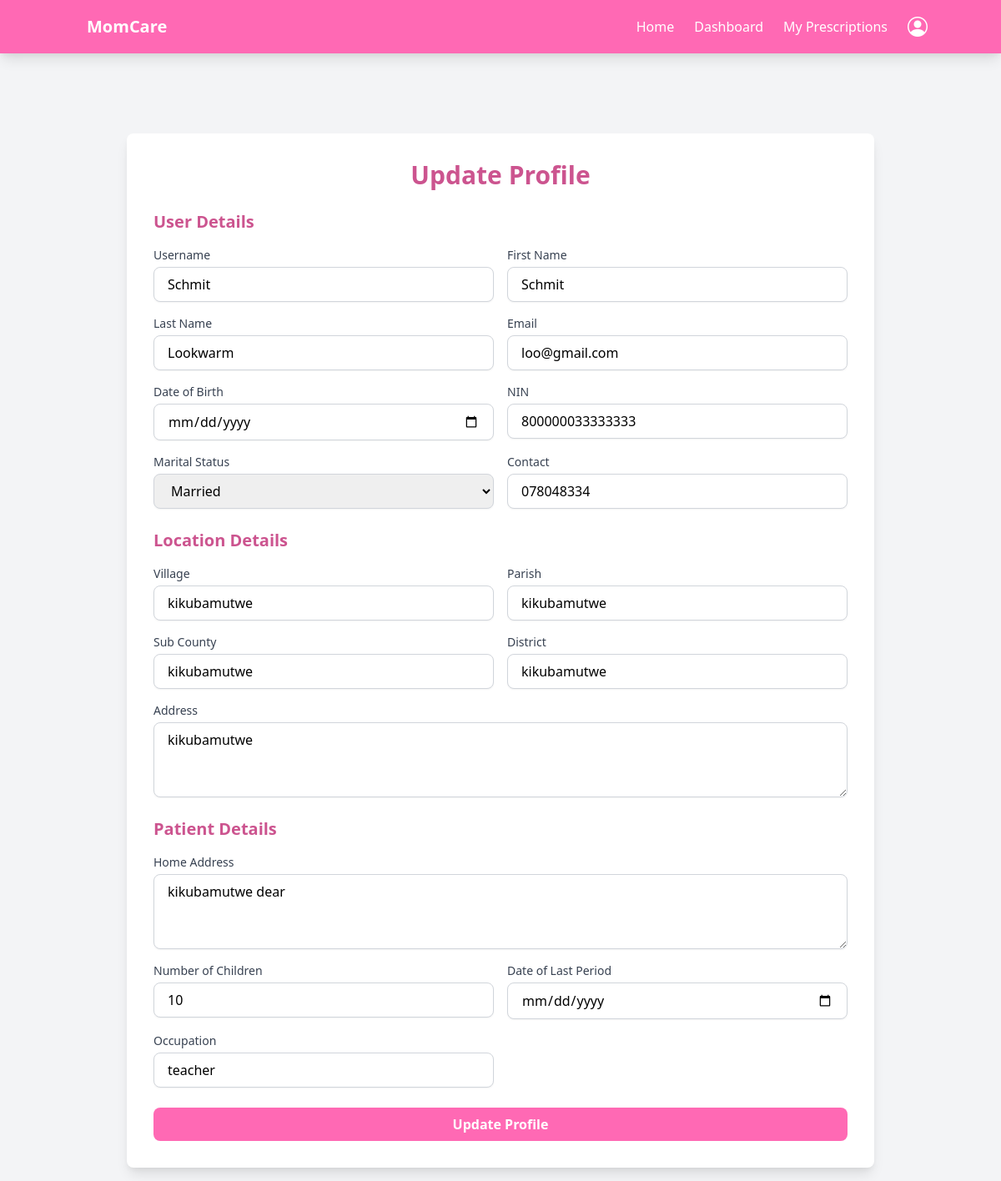
/profile_update/ (signed in), run on an earlier commit of the app's database.
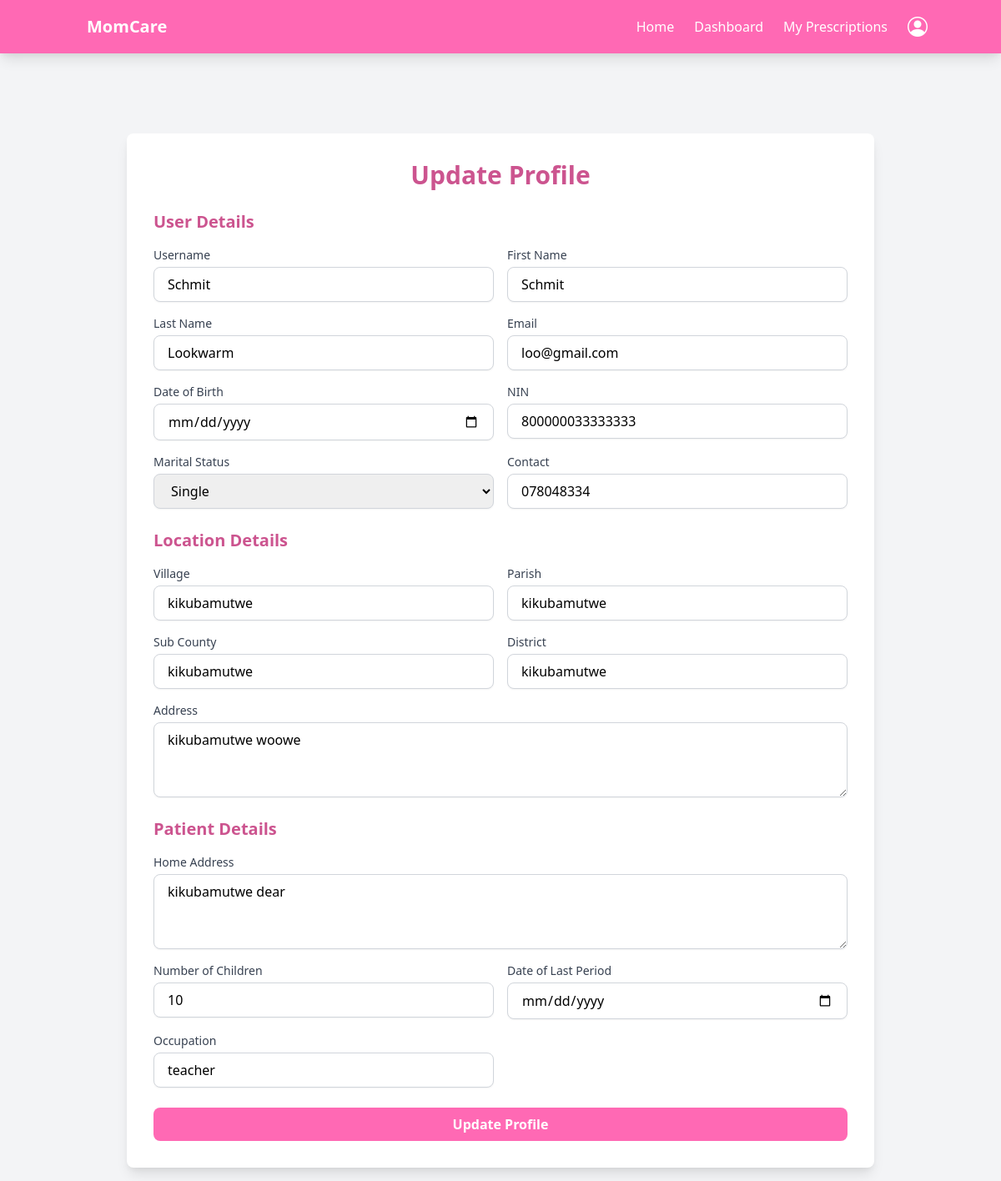
And on a later commit of the database.
### accounts/models.py (models this page shows, shortened)
class User(AbstractBaseUser, PermissionsMixin):
    username = models.CharField(max_length=150, unique=True)
    first_name = models.CharField(max_length=150)
    last_name = models.CharField(max_length=150)
    email = models.EmailField(unique=True)
    date_of_birth = models.DateField(null=True, blank=True)
    nin = models.CharField(max_length=20, unique=True, null=True, blank=True)
    marital_status = models.CharField(
        max_length=20,
        choices=[('Single', 'Single'), ('Married', 'Married')],
        null=True, blank=True
    )
    contact = models.CharField(max_length=15, null=True, blank=True)
    health_insurance_details = models.TextField(null=True, blank=True)
    government_scheme_eligibility = models.TextField(null=True, blank=True)
    is_doctor = models.BooleanField(default=False)
    is_patient = models.BooleanField(default=False)
    is_hospital = models.BooleanField(default=False)
    is_active = models.BooleanField(default=True)
    is_staff = models.BooleanField(default=False)
    created_at = models.DateTimeField(default=timezone.now)
    updated_at = models.DateTimeField(auto_now=True)
    objects = CustomUserManager()
    USERNAME_FIELD = 'username'
    REQUIRED_FIELDS = ['first_name', 'last_name', 'email']

class Location(models.Model):
    user = models.OneToOneField(User, on_delete=models.CASCADE, related_name="location")
    village = models.CharField(max_length=255, null=True, blank=True)
    parish = models.CharField(max_length=255, null=True, blank=True)
    sub_county = models.CharField(max_length=255, null=True, blank=True)
    district = models.CharField(max_length=255, null=True, blank=True)
    address = models.TextField(null=True, blank=True)  # Generic address field

class Patient(models.Model):
    user = models.OneToOneField(User, on_delete=models.CASCADE, related_name="patient_profile")
    age = models.IntegerField(null=True, blank=True)
    home_address = models.TextField(null=True, blank=True)
    number_of_children = models.IntegerField(null=True, blank=True)
    date_of_last_period = models.DateField(null=True, blank=True)
    occupation = models.CharField(max_length=255, null=True, blank=True)
    gestational_age = models.IntegerField(null=True, blank=True)  # Weeks of pregnancy
    expected_due_date = models.DateField(null=True, blank=True)
    type_of_pregnancy = models.CharField(max_length=20, choices=[('Single', 'Single'), ('Twins', 'Twins'), ('Multiples', 'Multiples')], null=True, blank=True)
    previous_pregnancies = models.IntegerField(null=True, blank=True)
    delivery_history = models.TextField(null=True, blank=True)
    high_risk_factors = models.TextField(null=True, blank=True)
    fetal_health = models.TextField(null=True, blank=True)
    pre_existing_conditions = models.TextField(null=True, blank=True)
    previous_surgeries = models.TextField(null=True, blank=True)
    current_medications = models.TextField(null=True, blank=True)
    allergies = models.TextField(null=True, blank=True)
    blood_type = models.CharField(max_length=5, null=True, blank=True)
    family_medical_history = models.TextField(null=True, blank=True)
    diet_preferences = models.TextField(null=True, blank=True)
    exercise_level = models.TextField(null=True, blank=True)
    smoking_alcohol_drug_use = models.TextField(null=True, blank=True)
    mental_health_status = models.TextField(null=True, blank=True)

### accounts/views.py (the view)
# urls.py: path('profile_update/', profile_update, name='profile_update'),
@login_required
def profile_update(request):
    user = request.user
    location, _ = Location.objects.get_or_create(user=user)
    patient, _ = Patient.objects.get_or_create(user=user)
    if request.method == 'POST':
        user_form = UserUpdateForm(request.POST, instance=user)
        location_form = LocationUpdateForm(request.POST, instance=location)
        patient_form = PatientUpdateForm(request.POST, instance=patient)
        if user_form.is_valid() and location_form.is_valid() and patient_form.is_valid():
            user_form.save()
            location_form.save()
            patient_form.save()
            messages.success(request, 'Your profile has been updated successfully!')
            return redirect('home')
        else:
            for field, errors in user_form.errors.items():
                for error in errors:
                    messages.error(request, f"User - {field}: {error}")
            for field, errors in location_form.errors.items():
                for error in errors:
                    messages.error(request, f"Location - {field}: {error}")
            for field, errors in patient_form.errors.items():
                for error in errors:
                    messages.error(request, f"Patient - {field}: {error}")
    else:
        user_form = UserUpdateForm(instance=user)
        location_form = LocationUpdateForm(instance=location)
        patient_form = PatientUpdateForm(instance=patient)
    return render(request, 'accounts/profile_update.html', {
        'user_form': user_form,
        'location_form': location_form,
        'patient_form': patient_form,
    })

### templates/accounts/profile_update.html (shortened to what this page needs)
{% extends 'base.html' %}
{% load static %}
{% block content %}
<main class="mt-16 sm:mt-20 min-h-screen flex items-center justify-center bg-gray-100">
    <div class="w-full max-w-4xl p-6 sm:p-8 bg-white rounded-lg shadow-lg">
        <h2 class="text-2xl sm:text-3xl font-bold text-hotpink-dark mb-6 text-center">Update Profile</h2>
        <form method="post" class="space-y-6">
            <div>
                <h3 class="text-xl font-semibold text-hotpink-dark mb-4">User Details</h3>
                <div class="grid grid-cols-1 sm:grid-cols-2 gap-4">
                    <div>
                        <label for="username" class="block text-sm font-medium text-gray-700">Username</label>
                        <input type="text" id="username" name="username" value="{{ user_form.instance.username }}"
                               class="mt-1 block w-full px-4 py-2 border border-gray-300 rounded-lg shadow-sm focus:ring-hotpink focus:border-hotpink"
                               placeholder="Enter username">
                    </div>
                    <div>
                        <label for="first_name" class="block text-sm font-medium text-gray-700">First Name</label>
                        <input type="text" id="first_name" name="first_name" value="{{ user_form.instance.first_name }}"
                               class="mt-1 block w-full px-4 py-2 border border-gray-300 rounded-lg shadow-sm focus:ring-hotpink focus:border-hotpink"
                               placeholder="Enter first name">
                    </div>
                    <div>
                        <label for="last_name" class="block text-sm font-medium text-gray-700">Last Name</label>
                        <input type="text" id="last_name" name="last_name" value="{{ user_form.instance.last_name }}"
                               class="mt-1 block w-full px-4 py-2 border border-gray-300 rounded-lg shadow-sm focus:ring-hotpink focus:border-hotpink"
                               placeholder="Enter last name">
                    </div>
                    <div>
                        <label for="email" class="block text-sm font-medium text-gray-700">Email</label>
                        <input type="email" id="email" name="email" value="{{ user_form.instance.email }}"
                               class="mt-1 block w-full px-4 py-2 border border-gray-300 rounded-lg shadow-sm focus:ring-hotpink focus:border-hotpink"
                               placeholder="Enter email">
                    </div>
                    <div>
                        <label for="date_of_birth" class="block text-sm font-medium text-gray-700">Date of Birth</label>
                        <input type="date" id="date_of_birth" name="date_of_birth" value="{{ user_form.instance.date_of_birth|default:'' }}"
                               class="mt-1 block w-full px-4 py-2 border border-gray-300 rounded-lg shadow-sm focus:ring-hotpink focus:border-hotpink">
                    </div>
                    <div>
                        <label for="nin" class="block text-sm font-medium text-gray-700">NIN</label>
                        <input type="text" id="nin" name="nin" value="{{ user_form.instance.nin }}"
                               class="mt-1 block w-full px-4 py-2 border border-gray-300 rounded-lg shadow-sm focus:ring-hotpink focus:border-hotpink"
                               placeholder="Enter NIN">
                    </div>
                    <div>
                        <label for="marital_status" class="block text-sm font-medium text-gray-700">Marital Status</label>
                        <select id="marital_status" name="marital_status"
                                class="mt-1 block w-full px-4 py-2 border border-gray-300 rounded-lg shadow-sm focus:ring-hotpink focus:border-hotpink">
                            <option value="Single" {% if user_form.instance.marital_status == 'Single' %}selected{% endif %}>Single</option>
                            <option value="Married" {% if user_form.instance.marital_status == 'Married' %}selected{% endif %}>Married</option>
                        </select>
                    </div>
                    <div>
                        <label for="contact" class="block text-sm font-medium text-gray-700">Contact</label>
                        <input type="text" id="contact" name="contact" value="{{ user_form.instance.contact }}"
                               class="mt-1 block w-full px-4 py-2 border border-gray-300 rounded-lg shadow-sm focus:ring-hotpink focus:border-hotpink"
                               placeholder="Enter contact number">
                    </div>
                </div>
            </div>
            <div>
                <h3 class="text-xl font-semibold text-hotpink-dark mb-4">Location Details</h3>
                <div class="grid grid-cols-1 sm:grid-cols-2 gap-4">
                    <div>
                        <label for="village" class="block text-sm font-medium text-gray-700">Village</label>
                        <input type="text" id="village" name="village" value="{{ location_form.instance.village }}"
                               class="mt-1 block w-full px-4 py-2 border border-gray-300 rounded-lg shadow-sm focus:ring-hotpink focus:border-hotpink"
                               placeholder="Enter village">
                    </div>
                    <div>
                        <label for="parish" class="block text-sm font-medium text-gray-700">Parish</label>
                        <input type="text" id="parish" name="parish" value="{{ location_form.instance.parish }}"
                               class="mt-1 block w-full px-4 py-2 border border-gray-300 rounded-lg shadow-sm focus:ring-hotpink focus:border-hotpink"
                               placeholder="Enter parish">
                    </div>
                    <div>
                        <label for="sub_county" class="block text-sm font-medium text-gray-700">Sub County</label>
                        <input type="text" id="sub_county" name="sub_county" value="{{ location_form.instance.sub_county }}"
                               class="mt-1 block w-full px-4 py-2 border border-gray-300 rounded-lg shadow-sm focus:ring-hotpink focus:border-hotpink"
                               placeholder="Enter sub-county">
                    </div>
                    <div>
                        <label for="district" class="block text-sm font-medium text-gray-700">District</label>
                        <input type="text" id="district" name="district" value="{{ location_form.instance.district }}"
                               class="mt-1 block w-full px-4 py-2 border border-gray-300 rounded-lg shadow-sm focus:ring-hotpink focus:border-hotpink"
                               placeholder="Enter district">
                    </div>
                    <div class="sm:col-span-2">
                        <label for="address" class="block text-sm font-medium text-gray-700">Address</label>
                        <textarea id="address" name="address" rows="3"
                                  class="mt-1 block w-full px-4 py-2 border border-gray-300 rounded-lg shadow-sm focus:ring-hotpink focus:border-hotpink"
                                  placeholder="Enter address">{{ location_form.instance.address }}</textarea>
                    </div>
                </div>
            </div>
            <div>
                <h3 class="text-xl font-semibold text-hotpink-dark mb-4">Patient Details</h3>
                <div class="grid grid-cols-1 sm:grid-cols-2 gap-4">
                    <div class="sm:col-span-2">
                        <label for="home_address" class="block text-sm font-medium text-gray-700">Home Address</label>
                        <textarea id="home_address" name="home_address" rows="3"
                                  class="mt-1 block w-full px-4 py-2 border border-gray-300 rounded-lg shadow-sm focus:ring-hotpink focus:border-hotpink"
                                  placeholder="Enter home address">{{ patient_form.instance.home_address }}</textarea>
                    </div>
                    <div>
                        <label for="number_of_children" class="block text-sm font-medium text-gray-700">Number of Children</label>
                        <input type="number" id="number_of_children" name="number_of_children" value="{{ patient_form.instance.number_of_children }}"
                               class="mt-1 block w-full px-4 py-2 border border-gray-300 rounded-lg shadow-sm focus:ring-hotpink focus:border-hotpink"
                               placeholder="Enter number of children">
                    </div>
                    <div>
                        <label for="date_of_last_period" class="block text-sm font-medium text-gray-700">Date of Last Period</label>
                        <input type="date" id="date_of_last_period" name="date_of_last_period" value="{{ patient_form.instance.date_of_last_period|default:'' }}"
                               class="mt-1 block w-full px-4 py-2 border border-gray-300 rounded-lg shadow-sm focus:ring-hotpink focus:border-hotpink">
                    </div>
                    <div>
                        <label for="occupation" class="block text-sm font-medium text-gray-700">Occupation</label>
                        <input type="text" id="occupation" name="occupation" value="{{ patient_form.instance.occupation }}"
                               class="mt-1 block w-full px-4 py-2 border border-gray-300 rounded-lg shadow-sm focus:ring-hotpink focus:border-hotpink"
                               placeholder="Enter occupation">
                    </div>
                </div>
            </div>
            <div>
                <button type="submit"
                        class="w-full bg-hotpink text-white px-4 py-2 rounded-lg font-semibold hover:bg-hotpink-light transition duration-300">
                    Update Profile
                </button>
            </div>
        </form>
    </div>
</main>
{% endblock %}

### templates/base.html (shortened to what this page needs)
<!DOCTYPE html>
<html lang="en">
<head>
    <link href="https://cdn.jsdelivr.net/npm/tailwindcss@2.2.19/dist/tailwind.min.css" rel="stylesheet">
    <link href="https://cdn.jsdelivr.net/npm/bootstrap-icons@1.10.3/font/bootstrap-icons.css" rel="stylesheet">
</head>
<body class="bg-gray-100">
    <nav class="bg-hotpink p-4 text-white shadow-lg">
        <div class="container mx-auto flex justify-between items-center">
            <div class="flex items-center space-x-4">
                <h1 class="text-xl font-semibold">MomCare</h1>
            </div>
            <div class="flex items-center space-x-6">
                <div class="hidden lg:flex space-x-6">
                    <a href="#" class="hover:text-hotpink-light">Home</a>
                    {% if user.is_authenticated %}
                        <a href="#" class="hover:text-hotpink-light">Dashboard</a>
                        <a href="#" class="hover:text-hotpink-light">My Prescriptions</a>
                    {% endif %}
                </div>
                <div class="relative">
                    <button id="profile-dropdown" class="flex items-center focus:outline-none">
                        <i class="bi bi-person-circle text-2xl"></i>
                    </button>
                </div>
            </div>
        </div>
    </nav>
    <main class="container mx-auto p-4">
        {% block content %}
        {% endblock %}
    </main>
</body>
</html>

What changed in the data, as far as the page shows it:
changed User "Schmit": marital_status "Married" → "Single"
changed Location "kikubamutwe": address "kikubamutwe" → "kikubamutwe woowe"
